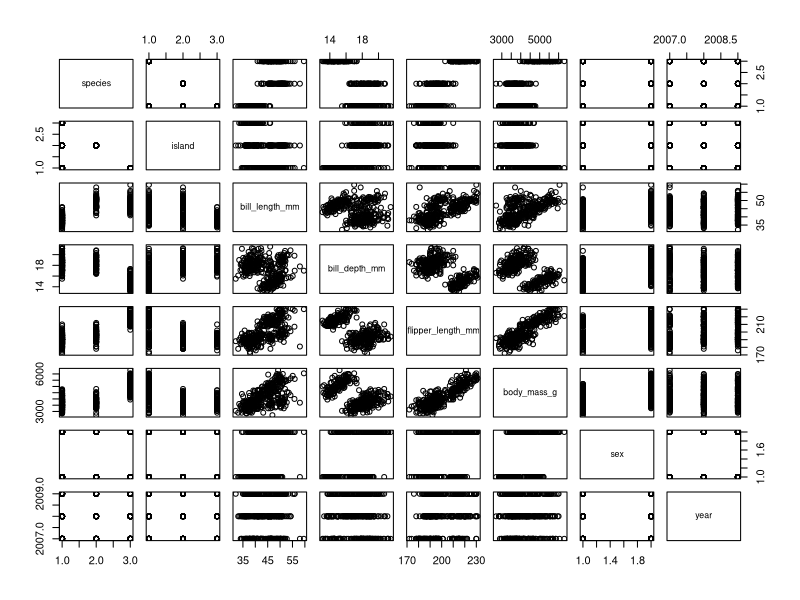
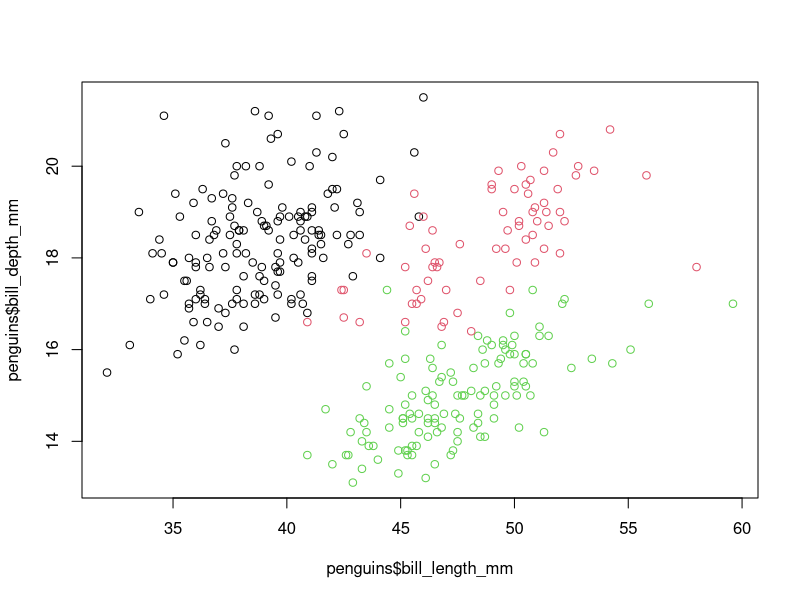
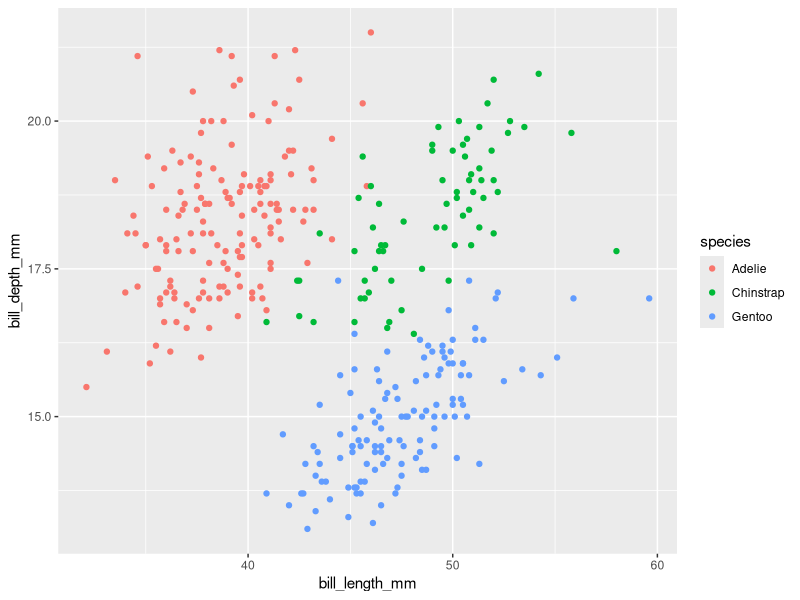
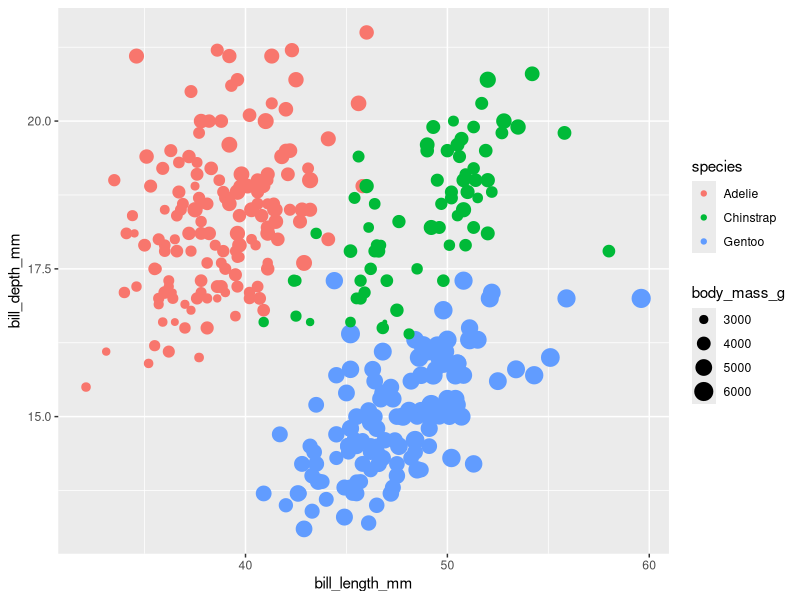
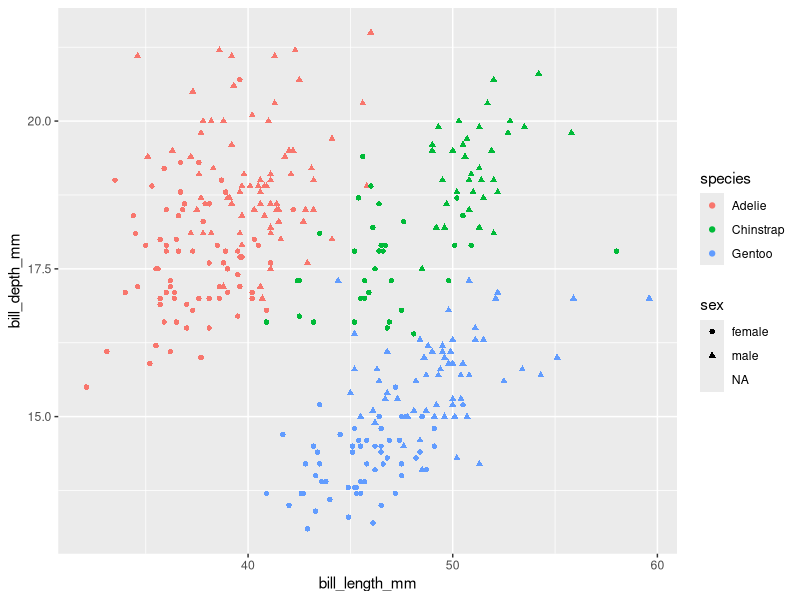
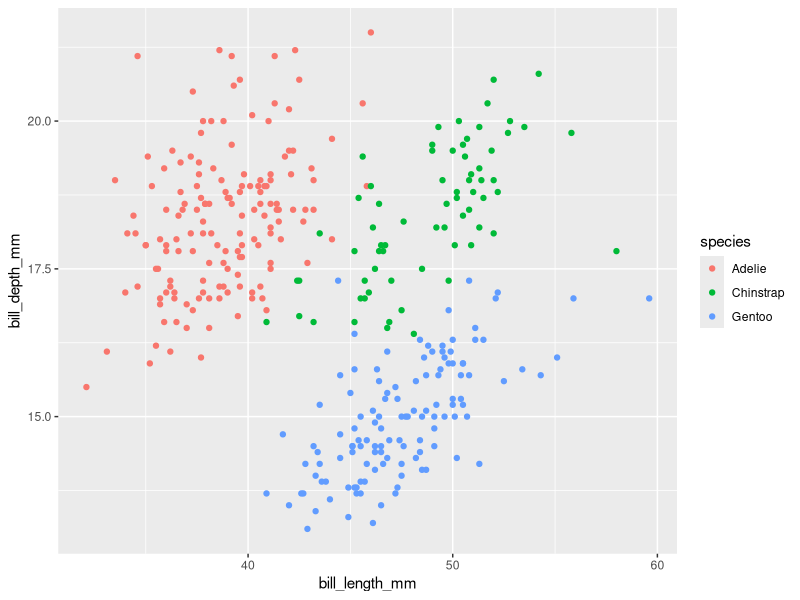
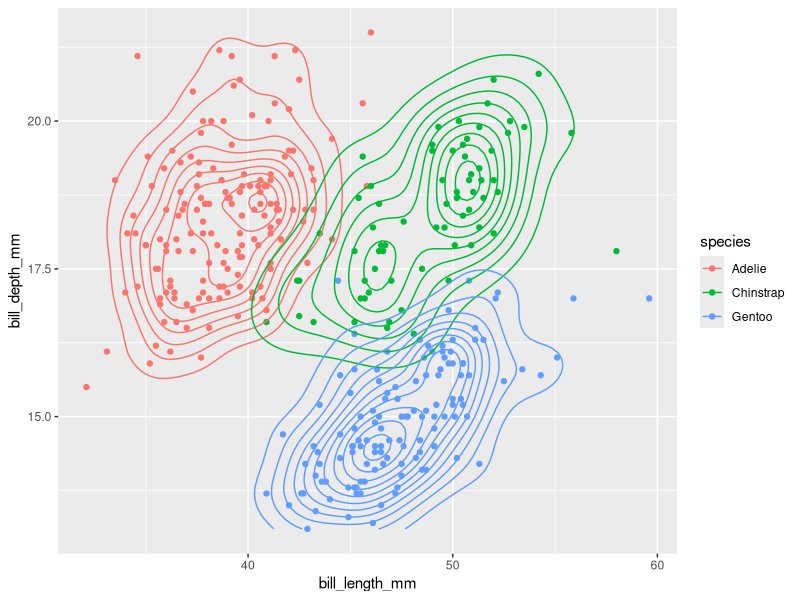
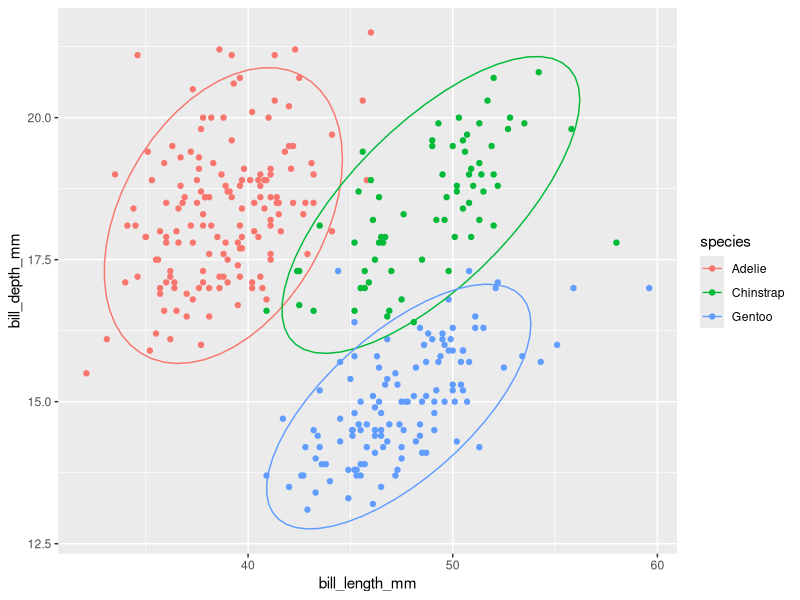

These charts were generated, in order, by the following R code:
# Create project ----------------------------------------------------------

# Install packages --------------------------------------------------------
install.packages("ggplot2")
install.packages("palmerpenguins")
library(ggplot2)
library(palmerpenguins)

# Load data ---------------------------------------------------------------
data()
data(package = "palmerpenguins")
data(penguins)
penguins
str(penguins)

# Base R plotting ---------------------------------------------------------
plot(penguins)
plot(penguins$bill_length_mm, penguins$bill_depth_mm, col = penguins$species)

# Plotting with ggplot2 ---------------------------------------------------
ggplot(penguins, aes(x = bill_length_mm, y = bill_depth_mm, col = species)) +
  geom_point()

?geom_point

ggplot(penguins, aes(x = bill_length_mm, 
                     y = bill_depth_mm, 
                     col = species, 
                     size = body_mass_g)) +
  geom_point()

ggplot(penguins, aes(x = bill_length_mm, 
                     y = bill_depth_mm, 
                     col = species, 
                     shape = sex)) +
  geom_point()

p1 <- ggplot(penguins, aes(x = bill_length_mm, y = bill_depth_mm, col = species))

p1 + geom_point() 
p1 + geom_point() + geom_density_2d()
p1 + geom_point() + stat_ellipse()


# Line plots --------------------------------------------------------------
data(Orange)
Orange

p2 <- ggplot(Orange, aes(age, circumference, group = Tree))
p2 + geom_line() #+ geom_point()
p2 + geom_smooth(se = FALSE)

ggplot(penguins, aes(bill_length_mm, bill_depth_mm, col = species)) +
  geom_point() +
  geom_smooth(method = "lm")

# Bar, boxplot, and violin plots ------------------------------------------
ggplot(penguins, aes(species)) + 
    geom_bar(fill = "lightblue", col = "black", size = 1)

p3 <- ggplot(penguins, aes(species, bill_length_mm))

p3 + geom_bar(stat = "summary", 
              fun = "mean", 
              fill = "lightblue", 
              col = "black", 
              size = 1)

p3 + geom_bar(stat = "summary", 
              fun = "mean", 
              fill = "lightblue", 
              col = "black", 
              size = 1) +
    geom_point(position = position_jitter(0.2)) # with and without jitter

p3 + geom_boxplot(fill = "lightblue", outlier.color = "red") + 
    geom_point(alpha = 0.1)

p3 + geom_violin(fill = "lightblue", draw_quantiles = c(0.25, 0.75)) +
    geom_point(stat = "summary", fun = "median")

# Factorial bar graph -----------------------------------------------------
ggplot(penguins, aes(sex, bill_length_mm, fill = species)) +
    geom_bar(stat = "summary", fun = "median", col = "black", position = "dodge") +
    geom_point(position = position_dodge(0.9)) # jitter_dodge()

# Facetting ---------------------------------------------------------------
p4 <- ggplot(penguins, aes(x = bill_length_mm, y = bill_depth_mm, col = species)) +
    geom_point()

p4 + facet_wrap(~ species)
p4 + facet_wrap(~ species, nrow = 3)
p4 + facet_wrap(~ sex)
p4 + facet_grid(sex ~ year)

# Customizing labels ------------------------------------------------------
p4 + labs(title = "Penguin bill length and depth by species",
          subtitle = "Data collected on Torgersen, Biscoe, and Dream Islands",
          x = "Bill length (mm)", 
          y = "Bill depth (mm)", 
          col = "Species") -> p5

# Customizing the look of your plots with themes --------------------------
p5 + theme_bw()
p5 + theme_classic()
p5 + theme_test()
p5 + theme_dark()
p5 + theme_minimal()
p5 + theme_void()

# Customizing a theme -----------------------------------------------------
?theme

p5 +
    theme_bw() +
    theme(panel.grid.minor.x = element_blank(),
          panel.grid.minor.y = element_blank(),
          panel.background = element_rect(fill = "beige"),
          legend.position = c(0.13, 0.12),
          legend.background = element_rect(colour = "black"))

# Saving plots ------------------------------------------------------------
dir.create("plots")
ggsave("Plots/Graph 1.pdf", width = 6, height = 6, units = "in")
